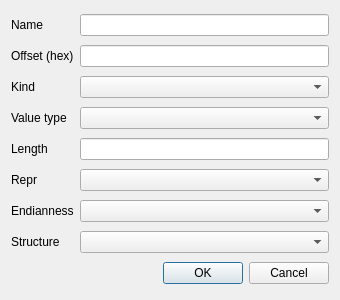
<?xml version="1.0" encoding="UTF-8"?>
<ui version="4.0">
 <class>Dialog</class>
 <widget class="QDialog" name="Dialog">
  <property name="geometry">
   <rect><x>0</x><y>0</y><width>340</width><height>300</height></rect>
  </property>
  <property name="windowTitle"><string>Member</string></property>
  <layout class="QGridLayout" name="gridLayout">
   <item row="0" column="0"><widget class="QLabel" name="label_Name"><property name="text"><string>Name</string></property></widget></item>
   <item row="0" column="1"><widget class="QLineEdit" name="lineEdit_Name"/></item>
   <item row="1" column="0"><widget class="QLabel" name="label_Offset"><property name="text"><string>Offset (hex)</string></property></widget></item>
   <item row="1" column="1"><widget class="QLineEdit" name="lineEdit_Offset"/></item>
   <item row="2" column="0"><widget class="QLabel" name="label_Kind"><property name="text"><string>Kind</string></property></widget></item>
   <item row="2" column="1"><widget class="QComboBox" name="comboBox_Kind"/></item>
   <item row="3" column="0"><widget class="QLabel" name="label_Type"><property name="text"><string>Value type</string></property></widget></item>
   <item row="3" column="1"><widget class="QComboBox" name="comboBox_Type"/></item>
   <item row="4" column="0"><widget class="QLabel" name="label_Length"><property name="text"><string>Length</string></property></widget></item>
   <item row="4" column="1"><widget class="QLineEdit" name="lineEdit_Length"/></item>
   <item row="5" column="0"><widget class="QLabel" name="label_Repr"><property name="text"><string>Repr</string></property></widget></item>
   <item row="5" column="1"><widget class="QComboBox" name="comboBox_Repr"/></item>
   <item row="6" column="0"><widget class="QLabel" name="label_Endian"><property name="text"><string>Endianness</string></property></widget></item>
   <item row="6" column="1"><widget class="QComboBox" name="comboBox_Endian"/></item>
   <item row="7" column="0"><widget class="QLabel" name="label_StructRef"><property name="text"><string>Structure</string></property></widget></item>
   <item row="7" column="1"><widget class="QComboBox" name="comboBox_StructRef"/></item>
   <item row="8" column="0" colspan="2">
    <widget class="QDialogButtonBox" name="buttonBox">
     <property name="orientation"><enum>Qt::Horizontal</enum></property>
     <property name="standardButtons"><set>QDialogButtonBox::Cancel|QDialogButtonBox::Ok</set></property>
    </widget>
   </item>
  </layout>
 </widget>
 <resources/>
 <connections>
  <connection><sender>buttonBox</sender><signal>accepted()</signal><receiver>Dialog</receiver><slot>accept()</slot></connection>
  <connection><sender>buttonBox</sender><signal>rejected()</signal><receiver>Dialog</receiver><slot>reject()</slot></connection>
 </connections>
</ui>
